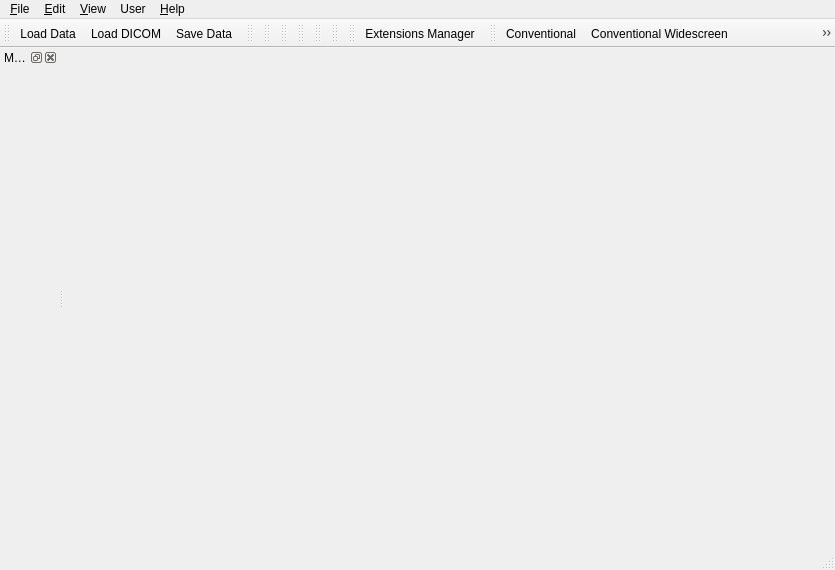
<?xml version="1.0" encoding="UTF-8"?>
<ui version="4.0">
 <class>qSlicerMainWindow</class>
 <widget class="QMainWindow" name="qSlicerMainWindow">
  <property name="geometry">
   <rect>
    <x>0</x>
    <y>0</y>
    <width>835</width>
    <height>570</height>
   </rect>
  </property>
  <widget class="QWidget" name="CentralWidget"/>
  <widget class="QStatusBar" name="StatusBar"/>
  <widget class="QDockWidget" name="PanelDockWidget">
   <property name="features">
    <set>QDockWidget::DockWidgetClosable|QDockWidget::DockWidgetFloatable|QDockWidget::DockWidgetMovable</set>
   </property>
   <property name="allowedAreas">
    <set>Qt::LeftDockWidgetArea|Qt::RightDockWidgetArea</set>
   </property>
   <property name="windowTitle">
    <string>Module Panel</string>
   </property>
   <attribute name="dockWidgetArea">
    <number>1</number>
   </attribute>
   <widget class="QWidget" name="dockWidgetContents">
    <property name="sizePolicy">
     <sizepolicy hsizetype="Minimum" vsizetype="Preferred">
      <horstretch>0</horstretch>
      <verstretch>0</verstretch>
     </sizepolicy>
    </property>
    <layout class="QVBoxLayout" name="verticalLayout">
     <property name="spacing">
      <number>2</number>
     </property>
     <property name="leftMargin">
      <number>0</number>
     </property>
     <property name="topMargin">
      <number>2</number>
     </property>
     <property name="rightMargin">
      <number>0</number>
     </property>
     <property name="bottomMargin">
      <number>0</number>
     </property>
     <item>
      <widget class="qSlicerModulePanel" name="ModulePanel" native="true"/>
     </item>
     <item>
      <widget class="ctkCollapsibleButton" name="DataProbeCollapsibleWidget" native="true">
       <property name="sizePolicy">
        <sizepolicy hsizetype="Preferred" vsizetype="Preferred">
         <horstretch>0</horstretch>
         <verstretch>0</verstretch>
        </sizepolicy>
       </property>
       <property name="text" stdset="0">
        <string>Data Probe</string>
       </property>
       <property name="collapsedHeight" stdset="0">
        <number>0</number>
       </property>
       <layout class="QHBoxLayout" name="horizontalLayout"/>
      </widget>
     </item>
    </layout>
   </widget>
  </widget>
  <widget class="QToolBar" name="MainToolBar">
   <property name="windowTitle">
    <string>Load/Save</string>
   </property>
   <attribute name="toolBarArea">
    <enum>TopToolBarArea</enum>
   </attribute>
   <attribute name="toolBarBreak">
    <bool>false</bool>
   </attribute>
   <addaction name="FileLoadDataAction"/>
   <addaction name="LoadDICOMAction"/>
   <addaction name="FileSaveSceneAction"/>
  </widget>
  <widget class="QToolBar" name="ModuleToolBar">
   <property name="windowTitle">
    <string>Favorite Modules</string>
   </property>
   <attribute name="toolBarArea">
    <enum>TopToolBarArea</enum>
   </attribute>
   <attribute name="toolBarBreak">
    <bool>false</bool>
   </attribute>
  </widget>
  <widget class="QToolBar" name="UndoRedoToolBar">
   <property name="windowTitle">
    <string>Undo Redo ToolBar</string>
   </property>
   <attribute name="toolBarArea">
    <enum>TopToolBarArea</enum>
   </attribute>
   <attribute name="toolBarBreak">
    <bool>false</bool>
   </attribute>
  </widget>
  <widget class="QToolBar" name="ViewToolBar">
   <property name="windowTitle">
    <string>Layout Selection</string>
   </property>
   <attribute name="toolBarArea">
    <enum>TopToolBarArea</enum>
   </attribute>
   <attribute name="toolBarBreak">
    <bool>false</bool>
   </attribute>
  </widget>
  <widget class="qSlicerMouseModeToolBar" name="MouseModeToolBar">
   <property name="enabled">
    <bool>false</bool>
   </property>
   <property name="windowTitle">
    <string>Mouse Interaction</string>
   </property>
   <attribute name="toolBarArea">
    <enum>TopToolBarArea</enum>
   </attribute>
   <attribute name="toolBarBreak">
    <bool>false</bool>
   </attribute>
  </widget>
  <widget class="qMRMLCaptureToolBar" name="CaptureToolBar">
   <property name="enabled">
    <bool>false</bool>
   </property>
   <property name="windowTitle">
    <string>Capture/Restore</string>
   </property>
   <attribute name="toolBarArea">
    <enum>TopToolBarArea</enum>
   </attribute>
   <attribute name="toolBarBreak">
    <bool>false</bool>
   </attribute>
  </widget>
  <widget class="qSlicerViewersToolBar" name="ViewersToolBar">
   <property name="windowTitle">
    <string>Crosshair Selection</string>
   </property>
   <attribute name="toolBarArea">
    <enum>TopToolBarArea</enum>
   </attribute>
   <attribute name="toolBarBreak">
    <bool>false</bool>
   </attribute>
  </widget>
  <widget class="QToolBar" name="DialogToolBar">
   <property name="windowTitle">
    <string>Extensions</string>
   </property>
   <attribute name="toolBarArea">
    <enum>TopToolBarArea</enum>
   </attribute>
   <attribute name="toolBarBreak">
    <bool>false</bool>
   </attribute>
   <addaction name="ViewExtensionsManagerAction"/>
  </widget>
  <widget class="QToolBar" name="LayoutToolBar">
   <property name="windowTitle">
    <string>Layout ToolBar</string>
   </property>
   <attribute name="toolBarArea">
    <enum>TopToolBarArea</enum>
   </attribute>
   <attribute name="toolBarBreak">
    <bool>false</bool>
   </attribute>
   <addaction name="ViewLayoutConventionalAction"/>
   <addaction name="ViewLayoutConventionalWidescreenAction"/>
   <addaction name="ViewLayoutConventionalPlotAction"/>
   <addaction name="ViewLayoutFourUpAction"/>
   <addaction name="ViewLayoutFourUpPlotAction"/>
   <addaction name="ViewLayoutDual3DAction"/>
   <addaction name="ViewLayoutTriple3DAction"/>
   <addaction name="ViewLayoutOneUp3DAction"/>
   <addaction name="ViewLayout3DTableAction"/>
   <addaction name="ViewLayoutOneUpPlotAction"/>
   <addaction name="ViewLayoutOneUpRedSliceAction"/>
   <addaction name="ViewLayoutOneUpYellowSliceAction"/>
   <addaction name="ViewLayoutOneUpGreenSliceAction"/>
   <addaction name="ViewLayoutTabbed3DAction"/>
   <addaction name="ViewLayoutTabbedSliceAction"/>
   <addaction name="ViewLayoutCompareAction"/>
   <addaction name="ViewLayoutCompareWidescreenAction"/>
   <addaction name="ViewLayoutCompareGridAction"/>
   <addaction name="ViewLayoutThreeOverThreeAction"/>
   <addaction name="ViewLayoutThreeOverThreePlotAction"/>
   <addaction name="ViewLayoutFourOverFourAction"/>
   <addaction name="ViewLayoutSideBySideAction"/>
   <addaction name="ViewLayoutFourByThreeSliceAction"/>
   <addaction name="ViewLayoutFourByTwoSliceAction"/>
   <addaction name="ViewLayoutFiveByTwoSliceAction"/>
   <addaction name="ViewLayoutThreeByThreeSliceAction"/>
   <addaction name="ViewLayoutDualMonitorFourUpViewAction"/>
  </widget>
  <widget class="QMenuBar" name="menubar">
   <property name="geometry">
    <rect>
     <x>0</x>
     <y>0</y>
     <width>835</width>
     <height>21</height>
    </rect>
   </property>
   <widget class="QMenu" name="FileMenu">
    <property name="title">
     <string>&amp;File</string>
    </property>
    <widget class="QMenu" name="RecentlyLoadedMenu">
     <property name="title">
      <string>Recent</string>
     </property>
    </widget>
    <addaction name="FileAddDataAction"/>
    <addaction name="RecentlyLoadedMenu"/>
    <addaction name="separator"/>
    <addaction name="FileSaveSceneAction"/>
    <addaction name="separator"/>
    <addaction name="FileCloseSceneAction"/>
    <addaction name="separator"/>
    <addaction name="FileExitAction"/>
   </widget>
   <widget class="QMenu" name="EditMenu">
    <property name="title">
     <string>&amp;Edit</string>
    </property>
    <addaction name="CutAction"/>
    <addaction name="CopyAction"/>
    <addaction name="PasteAction"/>
    <addaction name="separator"/>
    <addaction name="EditRecordMacroAction"/>
    <addaction name="EditPlayMacroAction"/>
    <addaction name="separator"/>
    <addaction name="EditApplicationSettingsAction"/>
   </widget>
   <widget class="QMenu" name="ViewMenu">
    <property name="title">
     <string>&amp;View</string>
    </property>
    <widget class="QMenu" name="LayoutMenu">
     <property name="title">
      <string>Layout</string>
     </property>
     <property name="icon">
      <iconset resource="../../../../Libs/MRML/Widgets/Resources/qMRMLWidgets.qrc">
       <normaloff>:/Icons/LayoutChooseView.png</normaloff>:/Icons/LayoutChooseView.png</iconset>
     </property>
     <addaction name="ViewLayoutConventionalAction"/>
     <addaction name="ViewLayoutConventionalWidescreenAction"/>
     <addaction name="ViewLayoutConventionalPlotAction"/>
     <addaction name="ViewLayoutFourUpAction"/>
     <addaction name="ViewLayoutFourUpTableAction"/>
     <addaction name="ViewLayoutFourUpPlotAction"/>
     <addaction name="ViewLayoutFourUpPlotTableAction"/>
     <addaction name="ViewLayoutDual3DAction"/>
     <addaction name="ViewLayoutTriple3DAction"/>
     <addaction name="ViewLayoutOneUp3DAction"/>
     <addaction name="ViewLayout3DTableAction"/>
     <addaction name="ViewLayoutOneUpPlotAction"/>
     <addaction name="ViewLayoutOneUpRedSliceAction"/>
     <addaction name="ViewLayoutOneUpYellowSliceAction"/>
     <addaction name="ViewLayoutOneUpGreenSliceAction"/>
     <addaction name="ViewLayoutTabbed3DAction"/>
     <addaction name="ViewLayoutTabbedSliceAction"/>
     <addaction name="ViewLayoutCompareAction"/>
     <addaction name="ViewLayoutCompareWidescreenAction"/>
     <addaction name="ViewLayoutCompareGridAction"/>
     <addaction name="ViewLayoutThreeOverThreeAction"/>
     <addaction name="ViewLayoutThreeOverThreePlotAction"/>
     <addaction name="ViewLayoutFourOverFourAction"/>
     <addaction name="ViewLayoutTwoOverTwoAction"/>
     <addaction name="ViewLayoutSideBySideAction"/>
     <addaction name="ViewLayoutFourByThreeSliceAction"/>
     <addaction name="ViewLayoutFourByTwoSliceAction"/>
     <addaction name="ViewLayoutThreeByThreeSliceAction"/>
     <addaction name="ViewLayoutDualMonitorFourUpViewAction"/>
    </widget>
    <widget class="QMenu" name="WindowToolBarsMenu">
     <property name="title">
      <string>&amp;Toolbars</string>
     </property>
    </widget>
    <widget class="QMenu" name="AppearanceMenu">
     <property name="title">
      <string>&amp;Appearance</string>
     </property>
     <addaction name="ShowStatusBarAction"/>
     <addaction name="separator"/>
     <addaction name="WindowToolbarsResetToDefaultAction"/>
    </widget>
    <addaction name="LayoutMenu"/>
    <addaction name="WindowToolBarsMenu"/>
    <addaction name="AppearanceMenu"/>
    <addaction name="separator"/>
    <addaction name="ViewExtensionsManagerAction"/>
    <addaction name="ModuleHomeAction"/>
    <addaction name="separator"/>
   </widget>
   <widget class="QMenu" name="HelpMenu">
    <property name="title">
     <string>&amp;Help</string>
    </property>
   </widget>
   <widget class="QMenu" name="UserMenu">
    <property name="title">
     <string>User</string>
    </property>
    <addaction name="actionLogOut"/>
    <addaction name="actionViewUserInfo"/>
   </widget>
   <addaction name="FileMenu"/>
   <addaction name="EditMenu"/>
   <addaction name="ViewMenu"/>
   <addaction name="UserMenu"/>
   <addaction name="HelpMenu"/>
  </widget>
  <action name="FileLoadSceneAction">
   <property name="icon">
    <iconset resource="../../../QTGUI/Resources/qSlicerBaseQTGUI.qrc">
     <normaloff>:/Icons/Small/SlicerLoadScene.png</normaloff>:/Icons/Small/SlicerLoadScene.png</iconset>
   </property>
   <property name="text">
    <string>Load Scene</string>
   </property>
   <property name="toolTip">
    <string>Raise a file browser to select a scene (mrml, xcat or xml) to load. It first clears any existing scene in Slicer and resets the application state.</string>
   </property>
  </action>
  <action name="FileLoadDataAction">
   <property name="icon">
    <iconset resource="../../../QTGUI/Resources/qSlicerBaseQTGUI.qrc">
     <normaloff>:/Icons/Small/SlicerLoadData.png</normaloff>:/Icons/Small/SlicerLoadData.png</iconset>
   </property>
   <property name="text">
    <string>Load Data</string>
   </property>
   <property name="toolTip">
    <string>Raise an &quot;Add Data&quot; widget that allows you to select individual datasets to add to the existing scene. This load option is most useful when you want to load many different data types at once (volumes, models, etc.) which may not yet be described by a scene file.</string>
   </property>
  </action>
  <action name="LoadDICOMAction">
   <property name="icon">
    <iconset resource="../../../QTGUI/Resources/qSlicerBaseQTGUI.qrc">
     <normaloff>:/Icons/Small/SlicerLoadDICOM.png</normaloff>:/Icons/Small/SlicerLoadDICOM.png</iconset>
   </property>
   <property name="text">
    <string>Load DICOM</string>
   </property>
   <property name="toolTip">
    <string>Raise the DICOM module for loading DICOM datasets.</string>
   </property>
   <property name="visible">
    <bool>false</bool>
   </property>
  </action>
  <action name="FileImportSceneAction">
   <property name="icon">
    <iconset resource="../../../QTGUI/Resources/qSlicerBaseQTGUI.qrc">
     <normaloff>:/Icons/Medium/SlicerAddScene.png</normaloff>:/Icons/Medium/SlicerAddScene.png</iconset>
   </property>
   <property name="text">
    <string>Import Scene</string>
   </property>
   <property name="toolTip">
    <string>Raise a file browser to navigate and select a scene file to be added to the existing scene. The scene is not cleared.</string>
   </property>
  </action>
  <action name="FileAddDataAction">
   <property name="icon">
    <iconset resource="../../../QTGUI/Resources/qSlicerBaseQTGUI.qrc">
     <normaloff>:/Icons/Small/SlicerLoadData.png</normaloff>:/Icons/Small/SlicerLoadData.png</iconset>
   </property>
   <property name="text">
    <string>&amp;Add Data</string>
   </property>
   <property name="toolTip">
    <string>Raise an &quot;Add Data&quot; widget that allows you to select individual datasets to add to the existing scene. This load option is most useful when you want to load many different data types at once (volumes, models, etc.) which may not yet be described by a scene file.</string>
   </property>
   <property name="shortcut">
    <string>Ctrl+O</string>
   </property>
  </action>
  <action name="FileAddVolumeAction">
   <property name="icon">
    <iconset resource="../../../QTGUI/Resources/qSlicerBaseQTGUI.qrc">
     <normaloff>:/Icons/Medium/SlicerAddVolume.png</normaloff>:/Icons/Medium/SlicerAddVolume.png</iconset>
   </property>
   <property name="text">
    <string>Add Volume</string>
   </property>
   <property name="toolTip">
    <string>Raise an &quot;Add Volume&quot; widget that allows you to select a volumetric dataset to add to the existing scene. The &quot;Volume Options&quot; panel can be used to clarify how a selected dataset should be loaded and displayed.</string>
   </property>
  </action>
  <action name="FileAddTransformAction">
   <property name="icon">
    <iconset resource="../../../QTGUI/Resources/qSlicerBaseQTGUI.qrc">
     <normaloff>:/Icons/Medium/SlicerAddTransform.png</normaloff>:/Icons/Medium/SlicerAddTransform.png</iconset>
   </property>
   <property name="text">
    <string>Add Transform</string>
   </property>
   <property name="toolTip">
    <string>Raise a standard file browser that allows you to select a transform to the existing scene.</string>
   </property>
  </action>
  <action name="FileSaveSceneAction">
   <property name="icon">
    <iconset resource="../../../QTGUI/Resources/qSlicerBaseQTGUI.qrc">
     <normaloff>:/Icons/Small/SlicerSave.png</normaloff>:/Icons/Small/SlicerSave.png</iconset>
   </property>
   <property name="text">
    <string>Save Data</string>
   </property>
   <property name="toolTip">
    <string>Display the &quot;Save Data&quot; widget, which offers many options for saving a scene and/or individual datasets.</string>
   </property>
   <property name="shortcut">
    <string>Ctrl+S</string>
   </property>
  </action>
  <action name="SDBSaveToDirectoryAction">
   <property name="icon">
    <iconset resource="../../../QTGUI/Resources/qSlicerBaseQTGUI.qrc">
     <normaloff>:/Icons/Small/SlicerSave.png</normaloff>:/Icons/Small/SlicerSave.png</iconset>
   </property>
   <property name="text">
    <string>Save Scene To Directory</string>
   </property>
   <property name="toolTip">
    <string>UNDER CONSTRUCTION: Save the current scene to a stand alone directory.</string>
   </property>
  </action>
  <action name="SDBSaveToMRBAction">
   <property name="icon">
    <iconset resource="../../../QTGUI/Resources/qSlicerBaseQTGUI.qrc">
     <normaloff>:/Icons/Small/SlicerSave.png</normaloff>:/Icons/Small/SlicerSave.png</iconset>
   </property>
   <property name="text">
    <string>Save Scene to MRB File</string>
   </property>
   <property name="toolTip">
    <string>Create a Medical Reality Bundle containing the scene.</string>
   </property>
  </action>
  <action name="FileCloseSceneAction">
   <property name="icon">
    <iconset resource="../../../QTGUI/Resources/qSlicerBaseQTGUI.qrc">
     <normaloff>:/Icons/Small/SlicerCloseScene.png</normaloff>:/Icons/Small/SlicerCloseScene.png</iconset>
   </property>
   <property name="text">
    <string>Close Scene</string>
   </property>
   <property name="toolTip">
    <string>Close the current scene and reset the application state. </string>
   </property>
   <property name="shortcut">
    <string>Ctrl+W</string>
   </property>
  </action>
  <action name="FileExitAction">
   <property name="text">
    <string>E&amp;xit</string>
   </property>
   <property name="toolTip">
    <string>Quit the application</string>
   </property>
  </action>
  <action name="EditUndoAction">
   <property name="icon">
    <iconset resource="../../../QTGUI/Resources/qSlicerBaseQTGUI.qrc">
     <normaloff>:/Icons/Small/SlicerUndo.png</normaloff>:/Icons/Small/SlicerUndo.png</iconset>
   </property>
   <property name="text">
    <string>Undo</string>
   </property>
   <property name="toolTip">
    <string>Undo the history of undoable commands, from last to first.</string>
   </property>
   <property name="shortcut">
    <string>Ctrl+Z</string>
   </property>
  </action>
  <action name="EditRedoAction">
   <property name="icon">
    <iconset resource="../../../QTGUI/Resources/qSlicerBaseQTGUI.qrc">
     <normaloff>:/Icons/Small/SlicerRedo.png</normaloff>:/Icons/Small/SlicerRedo.png</iconset>
   </property>
   <property name="text">
    <string>Redo</string>
   </property>
   <property name="toolTip">
    <string>Redo the history of commands most recently undone, from last to first.</string>
   </property>
   <property name="shortcut">
    <string>Ctrl+Y</string>
   </property>
  </action>
  <action name="ViewExtensionsManagerAction">
   <property name="icon">
    <iconset resource="../../../QTGUI/Resources/qSlicerBaseQTGUI.qrc">
     <normaloff>:/Icons/ExtensionDefaultIcon.png</normaloff>:/Icons/ExtensionDefaultIcon.png</iconset>
   </property>
   <property name="text">
    <string>Extensions Manager</string>
   </property>
   <property name="toolTip">
    <string>Raise the &quot;Extensions Manager&quot; wizard that provides status and information about available extensions</string>
   </property>
   <property name="shortcut">
    <string>Ctrl+4</string>
   </property>
  </action>
  <action name="ViewCacheRemoteIOManagerAction">
   <property name="text">
    <string>Cache &amp; Remote I/O Manager</string>
   </property>
   <property name="toolTip">
    <string>The Cache and Remote Data Handling interface provides status and information about all remote data transfers, and allows some control over the local cache.</string>
   </property>
  </action>
  <action name="FileFavoriteModulesAction">
   <property name="text">
    <string>Favorite Modules</string>
   </property>
   <property name="toolTip">
    <string>Open settings to the Modules panel where Favorite Modules can be defined.</string>
   </property>
  </action>
  <action name="EditApplicationSettingsAction">
   <property name="icon">
    <iconset>
     <normaloff>:/Images/SlicerAdvancedGear-Original.png</normaloff>:/Images/SlicerAdvancedGear-Original.png</iconset>
   </property>
   <property name="text">
    <string>Application Settings</string>
   </property>
   <property name="toolTip">
    <string>The Application Settings provides options for controlling the application's user interface preferences into the application registry, so they are preserved across sessions.</string>
   </property>
   <property name="shortcut">
    <string>Ctrl+2</string>
   </property>
  </action>
  <action name="CutAction">
   <property name="icon">
    <iconset resource="../../../QTGUI/Resources/qSlicerBaseQTGUI.qrc">
     <normaloff>:/Icons/Small/SlicerEditCut.png</normaloff>:/Icons/Small/SlicerEditCut.png</iconset>
   </property>
   <property name="text">
    <string>Cut</string>
   </property>
   <property name="toolTip">
    <string>Cut currently selected item and place in clipboard</string>
   </property>
   <property name="shortcut">
    <string>Ctrl+X</string>
   </property>
  </action>
  <action name="CopyAction">
   <property name="icon">
    <iconset resource="../../../QTGUI/Resources/qSlicerBaseQTGUI.qrc">
     <normaloff>:/Icons/Small/SlicerEditCopy.png</normaloff>:/Icons/Small/SlicerEditCopy.png</iconset>
   </property>
   <property name="text">
    <string>Copy</string>
   </property>
   <property name="toolTip">
    <string>Copy currently selected item to clipboard</string>
   </property>
   <property name="shortcut">
    <string>Ctrl+C</string>
   </property>
  </action>
  <action name="PasteAction">
   <property name="icon">
    <iconset resource="../../../QTGUI/Resources/qSlicerBaseQTGUI.qrc">
     <normaloff>:/Icons/Small/SlicerEditPaste.png</normaloff>:/Icons/Small/SlicerEditPaste.png</iconset>
   </property>
   <property name="text">
    <string>Paste</string>
   </property>
   <property name="toolTip">
    <string>Paste the current contents of the clipboard</string>
   </property>
   <property name="shortcut">
    <string>Ctrl+V</string>
   </property>
  </action>
  <action name="WindowMaximizeViewAction">
   <property name="checkable">
    <bool>true</bool>
   </property>
   <property name="checked">
    <bool>true</bool>
   </property>
   <property name="text">
    <string>&amp;Maximize view</string>
   </property>
   <property name="toolTip">
    <string>Maximize/Minimize the current view.</string>
   </property>
   <property name="shortcut">
    <string>Ctrl+6</string>
   </property>
  </action>
  <action name="FeedbackReportUsabilityIssueAction">
   <property name="text">
    <string>Feedback: report usability issue (www)</string>
   </property>
   <property name="toolTip">
    <string>Create a topic at the Slicer forum (https://discourse.slicer.org) to report any usability issues and make suggestions how to address them.</string>
   </property>
  </action>
  <action name="FeedbackMakeFeatureRequestAction">
   <property name="text">
    <string>Feedback: make a feature request (www)</string>
   </property>
   <property name="toolTip">
    <string>Create a topic at the Slicer forum (https://discourse.slicer.org) to request a new feature.</string>
   </property>
  </action>
  <action name="DebugLoadModuleAction">
   <property name="text">
    <string>Load Module</string>
   </property>
  </action>
  <action name="ViewLayoutConventionalAction">
   <property name="icon">
    <iconset resource="../../../../Libs/MRML/Widgets/Resources/qMRMLWidgets.qrc">
     <normaloff>:/Icons/LayoutConventionalView.png</normaloff>:/Icons/LayoutConventionalView.png</iconset>
   </property>
   <property name="text">
    <string>Conventional</string>
   </property>
   <property name="iconVisibleInMenu">
    <bool>true</bool>
   </property>
  </action>
  <action name="ViewLayoutFourUpAction">
   <property name="icon">
    <iconset resource="../../../../Libs/MRML/Widgets/Resources/qMRMLWidgets.qrc">
     <normaloff>:/Icons/LayoutFourUpView.png</normaloff>:/Icons/LayoutFourUpView.png</iconset>
   </property>
   <property name="text">
    <string>Four-Up</string>
   </property>
   <property name="iconVisibleInMenu">
    <bool>true</bool>
   </property>
  </action>
  <action name="ViewLayoutDual3DAction">
   <property name="icon">
    <iconset resource="../../../../Libs/MRML/Widgets/Resources/qMRMLWidgets.qrc">
     <normaloff>:/Icons/LayoutDual3DView.png</normaloff>:/Icons/LayoutDual3DView.png</iconset>
   </property>
   <property name="text">
    <string>Dual 3D</string>
   </property>
   <property name="iconVisibleInMenu">
    <bool>true</bool>
   </property>
  </action>
  <action name="ViewLayoutOneUp3DAction">
   <property name="icon">
    <iconset resource="../../../../Libs/MRML/Widgets/Resources/qMRMLWidgets.qrc">
     <normaloff>:/Icons/LayoutOneUp3DView.png</normaloff>:/Icons/LayoutOneUp3DView.png</iconset>
   </property>
   <property name="text">
    <string>3D only</string>
   </property>
   <property name="iconVisibleInMenu">
    <bool>true</bool>
   </property>
  </action>
  <action name="ViewLayout3DTableAction">
   <property name="icon">
    <iconset resource="../../../../Libs/MRML/Widgets/Resources/qMRMLWidgets.qrc">
     <normaloff>:/Icons/Layout3DTableView.png</normaloff>:/Icons/Layout3DTableView.png</iconset>
   </property>
   <property name="text">
    <string>3D Table</string>
   </property>
   <property name="iconVisibleInMenu">
    <bool>true</bool>
   </property>
  </action>
  <action name="ViewLayoutOneUpRedSliceAction">
   <property name="icon">
    <iconset resource="../../../../Libs/MRML/Widgets/Resources/qMRMLWidgets.qrc">
     <normaloff>:/Icons/LayoutOneUpRedSliceView.png</normaloff>:/Icons/LayoutOneUpRedSliceView.png</iconset>
   </property>
   <property name="text">
    <string>Red slice only</string>
   </property>
   <property name="iconVisibleInMenu">
    <bool>true</bool>
   </property>
  </action>
  <action name="ViewLayoutOneUpYellowSliceAction">
   <property name="icon">
    <iconset resource="../../../../Libs/MRML/Widgets/Resources/qMRMLWidgets.qrc">
     <normaloff>:/Icons/LayoutOneUpYellowSliceView.png</normaloff>:/Icons/LayoutOneUpYellowSliceView.png</iconset>
   </property>
   <property name="text">
    <string>Yellow slice only</string>
   </property>
   <property name="iconVisibleInMenu">
    <bool>true</bool>
   </property>
  </action>
  <action name="ViewLayoutOneUpGreenSliceAction">
   <property name="icon">
    <iconset resource="../../../../Libs/MRML/Widgets/Resources/qMRMLWidgets.qrc">
     <normaloff>:/Icons/LayoutOneUpGreenSliceView.png</normaloff>:/Icons/LayoutOneUpGreenSliceView.png</iconset>
   </property>
   <property name="text">
    <string>Green slice only</string>
   </property>
   <property name="iconVisibleInMenu">
    <bool>true</bool>
   </property>
  </action>
  <action name="ViewLayoutTabbed3DAction">
   <property name="icon">
    <iconset resource="../../../../Libs/MRML/Widgets/Resources/qMRMLWidgets.qrc">
     <normaloff>:/Icons/LayoutTabbed3DView.png</normaloff>:/Icons/LayoutTabbed3DView.png</iconset>
   </property>
   <property name="text">
    <string>Tabbed 3D</string>
   </property>
   <property name="iconVisibleInMenu">
    <bool>true</bool>
   </property>
  </action>
  <action name="ViewLayoutTabbedSliceAction">
   <property name="icon">
    <iconset resource="../../../../Libs/MRML/Widgets/Resources/qMRMLWidgets.qrc">
     <normaloff>:/Icons/LayoutTabbedSliceView.png</normaloff>:/Icons/LayoutTabbedSliceView.png</iconset>
   </property>
   <property name="text">
    <string>Tabbed slice</string>
   </property>
   <property name="iconVisibleInMenu">
    <bool>true</bool>
   </property>
  </action>
  <action name="ViewLayoutCompareAction">
   <property name="icon">
    <iconset resource="../../../../Libs/MRML/Widgets/Resources/qMRMLWidgets.qrc">
     <normaloff>:/Icons/LayoutCompareView.png</normaloff>:/Icons/LayoutCompareView.png</iconset>
   </property>
   <property name="text">
    <string>Compare</string>
   </property>
   <property name="iconVisibleInMenu">
    <bool>true</bool>
   </property>
  </action>
  <action name="ViewLayoutCompareWidescreenAction">
   <property name="icon">
    <iconset resource="../../../../Libs/MRML/Widgets/Resources/qMRMLWidgets.qrc">
     <normaloff>:/Icons/LayoutSideBySideCompareView.png</normaloff>:/Icons/LayoutSideBySideCompareView.png</iconset>
   </property>
   <property name="text">
    <string>Compare Widescreen</string>
   </property>
   <property name="toolTip">
    <string>Compare Widescreen</string>
   </property>
   <property name="iconVisibleInMenu">
    <bool>true</bool>
   </property>
  </action>
  <action name="ViewLayoutTwoOverTwoAction">
   <property name="icon">
    <iconset resource="../../../../Libs/MRML/Widgets/Resources/qMRMLWidgets.qrc">
     <normaloff>:/Icons/LayoutTwoOverTwoView.png</normaloff>:/Icons/LayoutTwoOverTwoView.png</iconset>
   </property>
   <property name="text">
    <string>Two over two</string>
   </property>
   <property name="toolTip">
    <string>Two over Two Layout</string>
   </property>
   <property name="iconVisibleInMenu">
    <bool>true</bool>
   </property>
  </action>
  <action name="ModuleHomeAction">
   <property name="icon">
    <iconset resource="../../../QTGUI/Resources/qSlicerBaseQTGUI.qrc">
     <normaloff>:/Icons/Medium/SlicerHome.png</normaloff>:/Icons/Medium/SlicerHome.png</iconset>
   </property>
   <property name="text">
    <string>Home</string>
   </property>
   <property name="toolTip">
    <string>Favorite module for easy access</string>
   </property>
   <property name="shortcut">
    <string>Ctrl+H</string>
   </property>
   <property name="iconVisibleInMenu">
    <bool>true</bool>
   </property>
  </action>
  <action name="ViewLayoutConventionalWidescreenAction">
   <property name="icon">
    <iconset resource="../../../../Libs/MRML/Widgets/Resources/qMRMLWidgets.qrc">
     <normaloff>:/Icons/LayoutConventionalWidescreenView.png</normaloff>:/Icons/LayoutConventionalWidescreenView.png</iconset>
   </property>
   <property name="text">
    <string>Conventional Widescreen</string>
   </property>
  </action>
  <action name="ViewLayoutTriple3DAction">
   <property name="icon">
    <iconset resource="../../../../Libs/MRML/Widgets/Resources/qMRMLWidgets.qrc">
     <normaloff>:/Icons/LayoutTriple3DView.png</normaloff>:/Icons/LayoutTriple3DView.png</iconset>
   </property>
   <property name="text">
    <string>Triple 3D</string>
   </property>
  </action>
  <action name="ViewLayoutThreeOverThreeAction">
   <property name="icon">
    <iconset resource="../../../../Libs/MRML/Widgets/Resources/qMRMLWidgets.qrc">
     <normaloff>:/Icons/LayoutThreeOverThreeView.png</normaloff>:/Icons/LayoutThreeOverThreeView.png</iconset>
   </property>
   <property name="text">
    <string>Three over three</string>
   </property>
  </action>
  <action name="ViewLayoutFourOverFourAction">
   <property name="icon">
    <iconset resource="../../../../Libs/MRML/Widgets/Resources/qMRMLWidgets.qrc">
     <normaloff>:/Icons/LayoutFourOverFourView.png</normaloff>:/Icons/LayoutFourOverFourView.png</iconset>
   </property>
   <property name="text">
    <string>Four over four</string>
   </property>
  </action>
  <action name="ViewLayoutCompare_2_viewersAction">
   <property name="icon">
    <iconset resource="../../../../Libs/MRML/Widgets/Resources/qMRMLWidgets.qrc">
     <normaloff>:/Icons/LayoutCompareView.png</normaloff>:/Icons/LayoutCompareView.png</iconset>
   </property>
   <property name="text">
    <string>2 viewers</string>
   </property>
  </action>
  <action name="ViewLayoutCompare_3_viewersAction">
   <property name="icon">
    <iconset resource="../../../../Libs/MRML/Widgets/Resources/qMRMLWidgets.qrc">
     <normaloff>:/Icons/LayoutCompareView.png</normaloff>:/Icons/LayoutCompareView.png</iconset>
   </property>
   <property name="text">
    <string>3 viewers</string>
   </property>
  </action>
  <action name="ViewLayoutCompare_4_viewersAction">
   <property name="icon">
    <iconset resource="../../../../Libs/MRML/Widgets/Resources/qMRMLWidgets.qrc">
     <normaloff>:/Icons/LayoutCompareView.png</normaloff>:/Icons/LayoutCompareView.png</iconset>
   </property>
   <property name="text">
    <string>4 viewers</string>
   </property>
  </action>
  <action name="ViewLayoutCompare_5_viewersAction">
   <property name="icon">
    <iconset resource="../../../../Libs/MRML/Widgets/Resources/qMRMLWidgets.qrc">
     <normaloff>:/Icons/LayoutCompareView.png</normaloff>:/Icons/LayoutCompareView.png</iconset>
   </property>
   <property name="text">
    <string>5 viewers</string>
   </property>
  </action>
  <action name="ViewLayoutCompare_6_viewersAction">
   <property name="icon">
    <iconset resource="../../../../Libs/MRML/Widgets/Resources/qMRMLWidgets.qrc">
     <normaloff>:/Icons/LayoutCompareView.png</normaloff>:/Icons/LayoutCompareView.png</iconset>
   </property>
   <property name="text">
    <string>6 viewers</string>
   </property>
  </action>
  <action name="ViewLayoutCompare_7_viewersAction">
   <property name="icon">
    <iconset resource="../../../../Libs/MRML/Widgets/Resources/qMRMLWidgets.qrc">
     <normaloff>:/Icons/LayoutCompareView.png</normaloff>:/Icons/LayoutCompareView.png</iconset>
   </property>
   <property name="text">
    <string>7 viewers</string>
   </property>
  </action>
  <action name="ViewLayoutCompare_8_viewersAction">
   <property name="icon">
    <iconset resource="../../../../Libs/MRML/Widgets/Resources/qMRMLWidgets.qrc">
     <normaloff>:/Icons/LayoutCompareView.png</normaloff>:/Icons/LayoutCompareView.png</iconset>
   </property>
   <property name="text">
    <string>8 viewers</string>
   </property>
  </action>
  <action name="ViewLayoutCompareWidescreen_2_viewersAction">
   <property name="icon">
    <iconset resource="../../../../Libs/MRML/Widgets/Resources/qMRMLWidgets.qrc">
     <normaloff>:/Icons/LayoutSideBySideCompareView.png</normaloff>:/Icons/LayoutSideBySideCompareView.png</iconset>
   </property>
   <property name="text">
    <string>2 viewers</string>
   </property>
  </action>
  <action name="ViewLayoutCompareWidescreen_3_viewersAction">
   <property name="icon">
    <iconset resource="../../../../Libs/MRML/Widgets/Resources/qMRMLWidgets.qrc">
     <normaloff>:/Icons/LayoutSideBySideCompareView.png</normaloff>:/Icons/LayoutSideBySideCompareView.png</iconset>
   </property>
   <property name="text">
    <string>3 viewers</string>
   </property>
  </action>
  <action name="ViewLayoutCompareWidescreen_4_viewersAction">
   <property name="icon">
    <iconset resource="../../../../Libs/MRML/Widgets/Resources/qMRMLWidgets.qrc">
     <normaloff>:/Icons/LayoutSideBySideCompareView.png</normaloff>:/Icons/LayoutSideBySideCompareView.png</iconset>
   </property>
   <property name="text">
    <string>4 viewers</string>
   </property>
  </action>
  <action name="ViewLayoutCompareWidescreen_5_viewersAction">
   <property name="icon">
    <iconset resource="../../../../Libs/MRML/Widgets/Resources/qMRMLWidgets.qrc">
     <normaloff>:/Icons/LayoutSideBySideCompareView.png</normaloff>:/Icons/LayoutSideBySideCompareView.png</iconset>
   </property>
   <property name="text">
    <string>5 viewers</string>
   </property>
  </action>
  <action name="ViewLayoutCompareWidescreen_6_viewersAction">
   <property name="icon">
    <iconset resource="../../../../Libs/MRML/Widgets/Resources/qMRMLWidgets.qrc">
     <normaloff>:/Icons/LayoutSideBySideCompareView.png</normaloff>:/Icons/LayoutSideBySideCompareView.png</iconset>
   </property>
   <property name="text">
    <string>6 viewers</string>
   </property>
  </action>
  <action name="ViewLayoutCompareWidescreen_7_viewersAction">
   <property name="icon">
    <iconset resource="../../../../Libs/MRML/Widgets/Resources/qMRMLWidgets.qrc">
     <normaloff>:/Icons/LayoutSideBySideCompareView.png</normaloff>:/Icons/LayoutSideBySideCompareView.png</iconset>
   </property>
   <property name="text">
    <string>7 viewers</string>
   </property>
  </action>
  <action name="ViewLayoutCompareWidescreen_8_viewersAction">
   <property name="icon">
    <iconset resource="../../../../Libs/MRML/Widgets/Resources/qMRMLWidgets.qrc">
     <normaloff>:/Icons/LayoutSideBySideCompareView.png</normaloff>:/Icons/LayoutSideBySideCompareView.png</iconset>
   </property>
   <property name="text">
    <string>8 viewers</string>
   </property>
  </action>
  <action name="ViewLayoutCompareGridAction">
   <property name="icon">
    <iconset resource="../../../../Libs/MRML/Widgets/Resources/qMRMLWidgets.qrc">
     <normaloff>:/Icons/LayoutCompareViewGrid.png</normaloff>:/Icons/LayoutCompareViewGrid.png</iconset>
   </property>
   <property name="text">
    <string>Compare Grid</string>
   </property>
  </action>
  <action name="ViewLayoutCompareGrid_2x2_viewersAction">
   <property name="icon">
    <iconset resource="../../../../Libs/MRML/Widgets/Resources/qMRMLWidgets.qrc">
     <normaloff>:/Icons/LayoutCompareViewGrid.png</normaloff>:/Icons/LayoutCompareViewGrid.png</iconset>
   </property>
   <property name="text">
    <string>2x2 viewers</string>
   </property>
  </action>
  <action name="ViewLayoutCompareGrid_3x3_viewersAction">
   <property name="icon">
    <iconset resource="../../../../Libs/MRML/Widgets/Resources/qMRMLWidgets.qrc">
     <normaloff>:/Icons/LayoutCompareViewGrid.png</normaloff>:/Icons/LayoutCompareViewGrid.png</iconset>
   </property>
   <property name="text">
    <string>3x3 viewers</string>
   </property>
  </action>
  <action name="ViewLayoutCompareGrid_4x4_viewersAction">
   <property name="icon">
    <iconset resource="../../../../Libs/MRML/Widgets/Resources/qMRMLWidgets.qrc">
     <normaloff>:/Icons/LayoutCompareViewGrid.png</normaloff>:/Icons/LayoutCompareViewGrid.png</iconset>
   </property>
   <property name="text">
    <string>4x4 viewers</string>
   </property>
  </action>
  <action name="EditRecordMacroAction">
   <property name="text">
    <string>Record Macro</string>
   </property>
   <property name="visible">
    <bool>false</bool>
   </property>
  </action>
  <action name="EditPlayMacroAction">
   <property name="text">
    <string>Play Macro</string>
   </property>
   <property name="visible">
    <bool>false</bool>
   </property>
  </action>
  <action name="ViewLayoutSideBySideAction">
   <property name="icon">
    <iconset resource="../../../../Libs/MRML/Widgets/Resources/qMRMLWidgets.qrc">
     <normaloff>:/Icons/LayoutSideBySideView.png</normaloff>:/Icons/LayoutSideBySideView.png</iconset>
   </property>
   <property name="text">
    <string>Side by side</string>
   </property>
  </action>
  <action name="ViewLayoutFourByThreeSliceAction">
   <property name="icon">
    <iconset resource="../../../../Libs/MRML/Widgets/Resources/qMRMLWidgets.qrc">
     <normaloff>:/Icons/LayoutFourByThreeSliceView.png</normaloff>:/Icons/LayoutFourByThreeSliceView.png</iconset>
   </property>
   <property name="text">
    <string>Four by three slice</string>
   </property>
   <property name="toolTip">
    <string>Four by three slice</string>
   </property>
  </action>
  <action name="ViewLayoutFourByTwoSliceAction">
   <property name="icon">
    <iconset resource="../../../../Libs/MRML/Widgets/Resources/qMRMLWidgets.qrc">
     <normaloff>:/Icons/LayoutFourByTwoSliceView.png</normaloff>:/Icons/LayoutFourByTwoSliceView.png</iconset>
   </property>
   <property name="text">
    <string>Four by two slice</string>
   </property>
   <property name="toolTip">
    <string>Four by two slice</string>
   </property>
  </action>
  <action name="ViewLayoutFiveByTwoSliceAction">
   <property name="icon">
    <iconset resource="../../../../Libs/MRML/Widgets/Resources/qMRMLWidgets.qrc">
     <normaloff>:/Icons/LayoutFiveByTwoSliceView.png</normaloff>:/Icons/LayoutFiveByTwoSliceView.png</iconset>
   </property>
   <property name="text">
    <string>Five by two slice</string>
   </property>
   <property name="toolTip">
    <string>Five by two slice</string>
   </property>
  </action>
  <action name="ViewLayoutThreeByThreeSliceAction">
   <property name="icon">
    <iconset resource="../../../../Libs/MRML/Widgets/Resources/qMRMLWidgets.qrc">
     <normaloff>:/Icons/LayoutThreeByThreeSliceView.png</normaloff>:/Icons/LayoutThreeByThreeSliceView.png</iconset>
   </property>
   <property name="text">
    <string>Three by three slice</string>
   </property>
   <property name="toolTip">
    <string>Three by three slice</string>
   </property>
  </action>
  <action name="ViewLayoutDualMonitorFourUpViewAction">
   <property name="icon">
    <iconset resource="../../../../Libs/MRML/Widgets/Resources/qMRMLWidgets.qrc">
     <normaloff>:/Icons/LayoutDualMonitorFourUpView.png</normaloff>:/Icons/LayoutDualMonitorFourUpView.png</iconset>
   </property>
   <property name="text">
    <string>Dual-monitor Four-Up</string>
   </property>
   <property name="toolTip">
    <string>Dual-monitor Four-Up</string>
   </property>
  </action>
  <action name="ViewLayoutOneUpPlotAction">
   <property name="icon">
    <iconset resource="../../../../Libs/MRML/Widgets/Resources/qMRMLWidgets.qrc">
     <normaloff>:/Icons/LayoutOneUpQuantitativeView.png</normaloff>:/Icons/LayoutOneUpQuantitativeView.png</iconset>
   </property>
   <property name="text">
    <string>Plot only</string>
   </property>
   <property name="toolTip">
    <string>Plot view</string>
   </property>
   <property name="iconVisibleInMenu">
    <bool>true</bool>
   </property>
  </action>
  <action name="ViewLayoutFourUpPlotAction">
   <property name="icon">
    <iconset resource="../../../../Libs/MRML/Widgets/Resources/qMRMLWidgets.qrc">
     <normaloff>:/Icons/LayoutFourUpQuantitativeView.png</normaloff>:/Icons/LayoutFourUpQuantitativeView.png</iconset>
   </property>
   <property name="text">
    <string>Four-Up Plot</string>
   </property>
   <property name="toolTip">
    <string>Three slices and a plot in four-Up layout</string>
   </property>
   <property name="iconVisibleInMenu">
    <bool>true</bool>
   </property>
  </action>
  <action name="ViewLayoutConventionalPlotAction">
   <property name="icon">
    <iconset resource="../../../../Libs/MRML/Widgets/Resources/qMRMLWidgets.qrc">
     <normaloff>:/Icons/LayoutConvetionalQuantitativeView.png</normaloff>:/Icons/LayoutConvetionalQuantitativeView.png</iconset>
   </property>
   <property name="text">
    <string>Conventional Plot</string>
   </property>
   <property name="toolTip">
    <string>Conventional three slices and 3D view with an additional plot</string>
   </property>
   <property name="iconVisibleInMenu">
    <bool>true</bool>
   </property>
  </action>
  <action name="ViewLayoutThreeOverThreePlotAction">
   <property name="icon">
    <iconset resource="../../../../Libs/MRML/Widgets/Resources/qMRMLWidgets.qrc">
     <normaloff>:/Icons/LayoutThreeOverThreeQuantitativeView.png</normaloff>:/Icons/LayoutThreeOverThreeQuantitativeView.png</iconset>
   </property>
   <property name="text">
    <string>Three over three Plot</string>
   </property>
   <property name="toolTip">
    <string>Three plots over three slices</string>
   </property>
  </action>
  <action name="ViewLayoutFourUpTableAction">
   <property name="icon">
    <iconset resource="../../../../Libs/MRML/Widgets/Resources/qMRMLWidgets.qrc">
     <normaloff>:/Icons/LayoutFourUpTableView.png</normaloff>:/Icons/LayoutFourUpTableView.png</iconset>
   </property>
   <property name="text">
    <string>Four-Up Table</string>
   </property>
  </action>
  <action name="ViewLayoutFourUpPlotTableAction">
   <property name="icon">
    <iconset resource="../../../../Libs/MRML/Widgets/Resources/qMRMLWidgets.qrc">
     <normaloff>:/Icons/LayoutFourUpQuantitativeTableView.png</normaloff>:/Icons/LayoutFourUpQuantitativeTableView.png</iconset>
   </property>
   <property name="text">
    <string>Four-Up Quantitative</string>
   </property>
   <property name="toolTip">
    <string>Four-up slice and 3D view with an additional table and plot</string>
   </property>
  </action>
  <action name="WindowToolbarsResetToDefaultAction">
   <property name="text">
    <string>Reset to default</string>
   </property>
  </action>
  <action name="ShowStatusBarAction">
   <property name="checkable">
    <bool>true</bool>
   </property>
   <property name="checked">
    <bool>true</bool>
   </property>
   <property name="text">
    <string>Show Status Bar</string>
   </property>
  </action>
  <action name="actionLogOut">
   <property name="text">
    <string>Log Out</string>
   </property>
   <property name="toolTip">
    <string>Log out of the current login account</string>
   </property>
  </action>
  <action name="actionViewUserInfo">
   <property name="text">
    <string>User Info</string>
   </property>
   <property name="toolTip">
    <string>View user's information</string>
   </property>
  </action>
 </widget>
 <customwidgets>
  <customwidget>
   <class>qSlicerWidget</class>
   <extends>QWidget</extends>
   <header>qSlicerWidget.h</header>
   <container>1</container>
  </customwidget>
  <customwidget>
   <class>qSlicerModulePanel</class>
   <extends>qSlicerWidget</extends>
   <header>qSlicerModulePanel.h</header>
   <container>1</container>
  </customwidget>
  <customwidget>
   <class>qSlicerMouseModeToolBar</class>
   <extends>QToolBar</extends>
   <header>qSlicerMouseModeToolBar.h</header>
  </customwidget>
  <customwidget>
   <class>ctkCollapsibleButton</class>
   <extends>QWidget</extends>
   <header>ctkCollapsibleButton.h</header>
   <container>1</container>
  </customwidget>
  <customwidget>
   <class>qSlicerViewersToolBar</class>
   <extends>QToolBar</extends>
   <header>qSlicerViewersToolBar.h</header>
  </customwidget>
  <customwidget>
   <class>qMRMLCaptureToolBar</class>
   <extends>QToolBar</extends>
   <header>qMRMLCaptureToolBar.h</header>
  </customwidget>
 </customwidgets>
 <resources>
  <include location="../../../QTGUI/Resources/qSlicerBaseQTGUI.qrc"/>
  <include location="../../../../Libs/MRML/Widgets/Resources/qMRMLWidgets.qrc"/>
 </resources>
 <connections/>
</ui>
